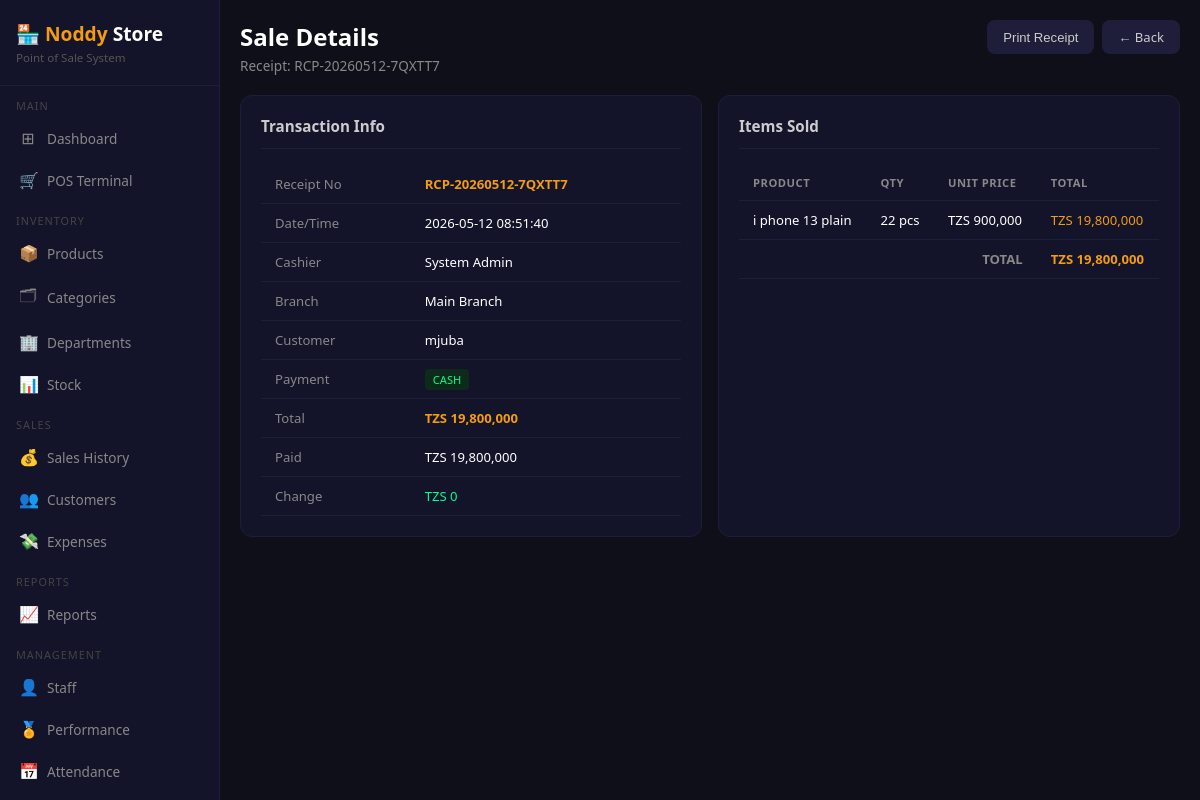
The app's page /sales/4 (signed in) with its own data.
### tables this page shows
CREATE TABLE sales (
        id           INTEGER PRIMARY KEY AUTOINCREMENT,
        receipt_no   TEXT UNIQUE,
        branch_id    INTEGER,
        user_id      INTEGER,
        customer_id  INTEGER,
        total_amount REAL DEFAULT 0,
        paid_amount  REAL DEFAULT 0,
        change_amount REAL DEFAULT 0,
        payment_type TEXT DEFAULT 'cash',
        status       TEXT DEFAULT 'completed',
        notes        TEXT,
        created_at   TEXT DEFAULT CURRENT_TIMESTAMP,
        FOREIGN KEY (branch_id)   REFERENCES branches(id),
        FOREIGN KEY (user_id)     REFERENCES users(id),
        FOREIGN KEY (customer_id) REFERENCES customers(id)
    );

CREATE TABLE users (
        id         INTEGER PRIMARY KEY AUTOINCREMENT,
        full_name  TEXT NOT NULL,
        username   TEXT UNIQUE NOT NULL,
        password   TEXT NOT NULL,
        role       TEXT DEFAULT 'cashier',
        branch_id  INTEGER,
        active     INTEGER DEFAULT 1,
        created_at TEXT DEFAULT CURRENT_TIMESTAMP,
        FOREIGN KEY (branch_id) REFERENCES branches(id)
    );

CREATE TABLE branches (
        id         INTEGER PRIMARY KEY AUTOINCREMENT,
        name       TEXT NOT NULL,
        location   TEXT,
        phone      TEXT,
        created_at TEXT DEFAULT CURRENT_TIMESTAMP
    );

CREATE TABLE customers (
        id           INTEGER PRIMARY KEY AUTOINCREMENT,
        full_name    TEXT NOT NULL,
        phone        TEXT,
        email        TEXT,
        address      TEXT,
        debit_limit  REAL DEFAULT 0,
        debit_balance REAL DEFAULT 0,
        branch_id    INTEGER,
        created_at   TEXT DEFAULT CURRENT_TIMESTAMP,
        FOREIGN KEY (branch_id) REFERENCES branches(id)
    );

CREATE TABLE sale_items (
        id          INTEGER PRIMARY KEY AUTOINCREMENT,
        sale_id     INTEGER,
        product_id  INTEGER,
        quantity    INTEGER,
        unit_price  REAL,
        total_price REAL,
        FOREIGN KEY (sale_id)    REFERENCES sales(id),
        FOREIGN KEY (product_id) REFERENCES products(id)
    );

CREATE TABLE products (
        id            INTEGER PRIMARY KEY AUTOINCREMENT,
        name          TEXT NOT NULL,
        barcode       TEXT UNIQUE,
        category_id   INTEGER,
        branch_id     INTEGER,
        buying_price  REAL DEFAULT 0,
        selling_price REAL DEFAULT 0,
        stock_qty     INTEGER DEFAULT 0,
        min_stock     INTEGER DEFAULT 5,
        unit          TEXT DEFAULT 'pcs',
        description   TEXT,
        active        INTEGER DEFAULT 1,
        created_at    TEXT DEFAULT CURRENT_TIMESTAMP,
        FOREIGN KEY (category_id) REFERENCES categories(id),
        FOREIGN KEY (branch_id)   REFERENCES branches(id)
    );

### app.py (the view)
@app.route('/sales/<int:sid>')
@login_required
def sale_detail(sid):
    conn  = get_db()
    sale  = conn.execute('''
        SELECT s.*,u.full_name as cashier,b.name as branch_name,
               c.full_name as customer_name
        FROM sales s
        LEFT JOIN users u ON s.user_id=u.id
        LEFT JOIN branches b ON s.branch_id=b.id
        LEFT JOIN customers c ON s.customer_id=c.id
        WHERE s.id=?
    ''', (sid,)).fetchone()
    items = conn.execute('''
        SELECT si.*,p.name as product_name,p.unit
        FROM sale_items si JOIN products p ON si.product_id=p.id
        WHERE si.sale_id=?
    ''', (sid,)).fetchall()
    conn.close()
    return render_template('sale_detail.html', sale=sale, items=items)

### app.py (called while the page is built)
def login_required(f):
    @wraps(f)
    def decorated(*args, **kwargs):
        if 'user_id' not in session:
            return redirect(url_for('login'))
        return f(*args, **kwargs)
    return decorated

### database.py (called while the page is built)
def get_db():
    conn = sqlite3.connect(DB)
    conn.row_factory = sqlite3.Row
    return conn

### templates/sale_detail.html (shortened to what this page needs)
{% extends 'base.html' %}
{% block content %}
<div class="page-header">
    <div>
        <h2>Sale Details</h2>
        <p>Receipt: {{ sale.receipt_no }}</p>
    </div>
    <div style="display:flex;gap:8px;">
        <button onclick="window.print()" class="btn btn-secondary">Print Receipt</button>
        <a href="/sales" class="btn btn-secondary">← Back</a>
    </div>
</div>
<div style="display:grid;grid-template-columns:1fr 1fr;gap:16px;">
    <div class="card">
        <div class="card-header"><h3>Transaction Info</h3></div>
        <table>
            <tr><td style="color:#888">Receipt No</td><td style="color:#f39c12;font-weight:bold">{{ sale.receipt_no }}</td></tr>
            <tr><td style="color:#888">Date/Time</td><td>{{ sale.created_at }}</td></tr>
            <tr><td style="color:#888">Cashier</td><td>{{ sale.cashier }}</td></tr>
            <tr><td style="color:#888">Branch</td><td>{{ sale.branch_name }}</td></tr>
            <tr><td style="color:#888">Customer</td><td>{{ sale.customer_name or 'Walk-in' }}</td></tr>
            <tr><td style="color:#888">Payment</td>
                <td>
                    <span class="badge badge-{% if sale.payment_type=='cash' %}success{% elif sale.payment_type=='card' %}info{% else %}warning{% endif %}">
                        {{ sale.payment_type|upper }}
                    </span>
                </td>
            </tr>
            <tr><td style="color:#888">Total</td><td style="font-weight:bold;color:#f39c12">TZS {{ "{:,.0f}".format(sale.total_amount) }}</td></tr>
            {% if sale.payment_type == 'cash' %}
            <tr><td style="color:#888">Paid</td><td>TZS {{ "{:,.0f}".format(sale.paid_amount) }}</td></tr>
            <tr><td style="color:#888">Change</td><td style="color:#00ff88">TZS {{ "{:,.0f}".format(sale.change_amount) }}</td></tr>
            {% endif %}
        </table>
    </div>
    <div class="card">
        <div class="card-header"><h3>Items Sold</h3></div>
        <table>
            <thead>
                <tr><th>Product</th><th>Qty</th><th>Unit Price</th><th>Total</th></tr>
            </thead>
            <tbody>
                {% for item in items %}
                <tr>
                    <td>{{ item.product_name }}</td>
                    <td>{{ item.quantity }} {{ item.unit }}</td>
                    <td>TZS {{ "{:,.0f}".format(item.unit_price) }}</td>
                    <td style="color:#f39c12">TZS {{ "{:,.0f}".format(item.total_price) }}</td>
                </tr>
                {% endfor %}
            </tbody>
            <tfoot>
                <tr>
                    <td colspan="3" style="text-align:right;font-weight:bold;padding:10px 14px;color:#888">TOTAL</td>
                    <td style="font-weight:bold;color:#f39c12;padding:10px 14px">TZS {{ "{:,.0f}".format(sale.total_amount) }}</td>
                </tr>
            </tfoot>
        </table>
    </div>
</div>
{% endblock %}

### templates/base.html (style rules this page uses)
* { margin:0;padding:0;box-sizing:border-box; }
body { background:#0f0f1a;color:#fff;font-family:'Segoe UI',sans-serif;display:flex;min-height:100vh; }
.page-header { margin-bottom:20px;display:flex;justify-content:space-between;align-items:flex-start; }
.page-header h2 { font-size:1.5rem;font-weight:600; }
.page-header p { color:#888;font-size:0.85rem;margin-top:3px; }
.card { background:#13132a;border-radius:12px;border:1px solid #1e1e3a;padding:20px;margin-bottom:16px; }
.card-header { display:flex;justify-content:space-between;align-items:center;margin-bottom:16px;padding-bottom:12px;border-bottom:1px solid #1e1e3a; }
.card-header h3 { font-size:0.95rem;color:#ccc; }
table { width:100%;border-collapse:collapse; }
th,td { padding:10px 14px;text-align:left;font-size:0.82rem;border-bottom:1px solid #1e1e3a; }
th { color:#888;text-transform:uppercase;font-size:0.7rem;letter-spacing:.5px; }
.btn { padding:8px 16px;border:none;border-radius:8px;cursor:pointer;font-size:0.82rem;font-weight:500;text-decoration:none;display:inline-block; }
.btn-secondary { background:#1e1e3a;color:#ccc; }
.badge { padding:3px 8px;border-radius:4px;font-size:0.7rem;font-weight:500; }
.badge-success { background:#0d2a1a;color:#00ff88; }

### records on screen
sales: receipt_no "RCP-20260512-7QXTT7", created_at "2026-05-12 08:51:40", payment_type "CASH", total_amount "19,800,000", paid_amount "19,800,000", change_amount "0"
users: cashier "System Admin"
branches: branch_name "Main Branch"
customers: full_name "mjuba"
sale_items: product_name "i phone 13 plain", quantity "22", unit "pcs", unit_price "900,000", total_price "19,800,000"
